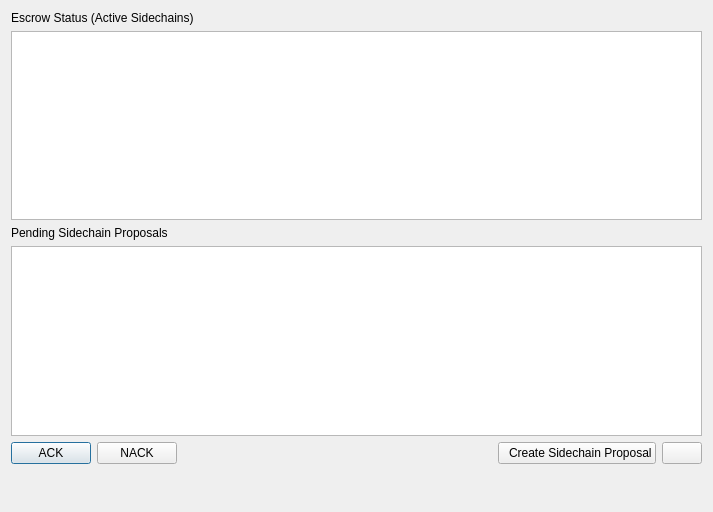
<?xml version="1.0" encoding="UTF-8"?>
<ui version="4.0">
 <class>SidechainActivationDialog</class>
 <widget class="QDialog" name="SidechainActivationDialog">
  <property name="geometry">
   <rect>
    <x>0</x>
    <y>0</y>
    <width>713</width>
    <height>512</height>
   </rect>
  </property>
  <property name="windowTitle">
   <string>Sidechain Activation Management</string>
  </property>
  <layout class="QGridLayout" name="gridLayout">
   <item row="1" column="0">
    <widget class="QLabel" name="label">
     <property name="text">
      <string>Escrow Status (Active Sidechains)</string>
     </property>
    </widget>
   </item>
   <item row="5" column="0">
    <widget class="QTableView" name="tableViewActivation"/>
   </item>
   <item row="2" column="0">
    <widget class="QTableView" name="tableViewEscrow"/>
   </item>
   <item row="6" column="0">
    <layout class="QHBoxLayout" name="horizontalLayout_3" stretch="0,0,0,0,0">
     <property name="sizeConstraint">
      <enum>QLayout::SetDefaultConstraint</enum>
     </property>
     <item>
      <widget class="QPushButton" name="pushButtonActivate">
       <property name="text">
        <string>ACK</string>
       </property>
       <property name="iconSize">
        <size>
         <width>24</width>
         <height>24</height>
        </size>
       </property>
      </widget>
     </item>
     <item>
      <widget class="QPushButton" name="pushButtonReject">
       <property name="text">
        <string>NACK</string>
       </property>
       <property name="iconSize">
        <size>
         <width>24</width>
         <height>24</height>
        </size>
       </property>
      </widget>
     </item>
     <item>
      <spacer name="horizontalSpacer">
       <property name="orientation">
        <enum>Qt::Horizontal</enum>
       </property>
       <property name="sizeHint" stdset="0">
        <size>
         <width>40</width>
         <height>20</height>
        </size>
       </property>
      </spacer>
     </item>
     <item>
      <widget class="QPushButton" name="pushButtonCreate">
       <property name="sizePolicy">
        <sizepolicy hsizetype="Maximum" vsizetype="Fixed">
         <horstretch>0</horstretch>
         <verstretch>0</verstretch>
        </sizepolicy>
       </property>
       <property name="text">
        <string>  Create Sidechain Proposal</string>
       </property>
       <property name="icon">
        <iconset resource="../drivenet.qrc">
         <normaloff>:/icons/add</normaloff>:/icons/add</iconset>
       </property>
       <property name="iconSize">
        <size>
         <width>24</width>
         <height>24</height>
        </size>
       </property>
      </widget>
     </item>
     <item>
      <widget class="QPushButton" name="pushButtonHelp">
       <property name="text">
        <string/>
       </property>
       <property name="iconSize">
        <size>
         <width>24</width>
         <height>24</height>
        </size>
       </property>
      </widget>
     </item>
    </layout>
   </item>
   <item row="7" column="0">
    <spacer name="verticalSpacer">
     <property name="orientation">
      <enum>Qt::Vertical</enum>
     </property>
     <property name="sizeHint" stdset="0">
      <size>
       <width>20</width>
       <height>40</height>
      </size>
     </property>
    </spacer>
   </item>
   <item row="4" column="0">
    <widget class="QLabel" name="label_7">
     <property name="text">
      <string>Pending Sidechain Proposals</string>
     </property>
    </widget>
   </item>
  </layout>
 </widget>
 <resources>
  <include location="../drivenet.qrc"/>
 </resources>
 <connections/>
</ui>
